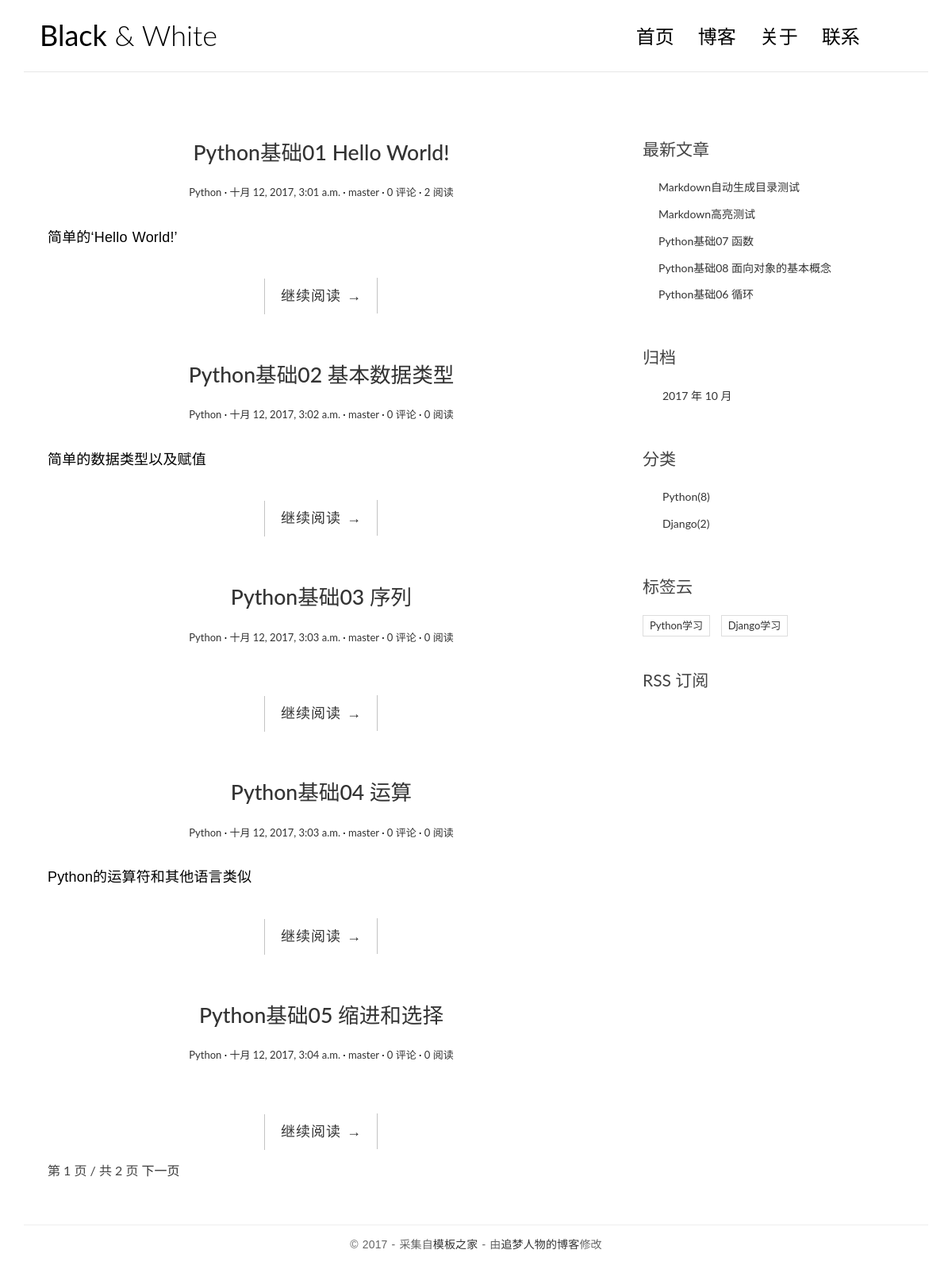
The page / on the database its author committed.
### Blog/models.py (models this page shows, shortened)
@python_2_unicode_compatible
class Article(models.Model):
    title = models.CharField(max_length=70,verbose_name="标题")
    author = models.ForeignKey(User,verbose_name="作者")
    excerpt = models.CharField(max_length=200,blank=True,verbose_name="摘要")
    body = models.TextField(verbose_name="内容")
    creat_time = models.DateTimeField(verbose_name="创建时间")
    last_time = models.DateTimeField(verbose_name="修改时间")
    category = models.ForeignKey(Category,verbose_name="分类")
    tag = models.ManyToManyField(Tag,blank=True,verbose_name="标签")
    views = models.PositiveIntegerField(default=0,editable=False)
    class Meta:
        verbose_name = "文章"
        verbose_name_plural = "文章"
    def get_absolute_url(self):
        return reverse("detail",kwargs={"pk":self.pk})

@python_2_unicode_compatible
class Category(models.Model):
    name = models.CharField(max_length=20,verbose_name="分类名称")
    class Meta:
        verbose_name = "分类名称"
        verbose_name_plural = "分类名称"

@python_2_unicode_compatible
class Tag(models.Model):
    name = models.CharField(max_length=20, verbose_name="标签名称")
    class Meta:
        verbose_name = "标签名称"
        verbose_name_plural = "标签名称"

### Blog/views.py (the view)
# urls.py: url(r'^$',blog.IndexView.as_view(),name="index"),
class IndexView(ListView):
    model = Article     #获取Article模型里面的列表
    template_name = "Blog/index.html"       #要渲染的网页模板
    context_object_name = "article_list"    #模板列表数据传递给模板的变量名(即传给网页模板)
    paginate_by = 5     #分页的数量(即5个为一页)

### Blog/templatetags/blog_tags.py (called while the page is built)
@register.tag
def get_recent_articles(parser,token):
    return RecentArticles()

    def render(self, context):
        context["ArticleList"] = Article.objects.all().order_by("-creat_time")[:5]#一个最新5篇文章的模板标签
        context["ArchivesDate"] = Article.objects.dates("creat_time","month",order="DESC")#文章创建时间的模板标签
        context["CategoryList"] = Category.objects.all()#所有分类模板标签
        context["TagList"] = Tag.objects.all() #标签模板标签
        return ""

### templates/Blog/index.html (shortened to what this page needs)
{% extends "Blog/base.html" %}
{% block main %}
<main class="col-md-8">
    {% for article in article_list %}
    <article class="post post-{{ article.pk }}">
        <header class="entry-header">
            <h1 class="entry-title">
                <a href="{{ article.get_absolute_url }}">{{ article.title }}</a>
            </h1>
            <div class="entry-meta">
                <span class="post-category"><a href="#">{{ article.category.name }}</a></span>
                <span class="post-date"><a href="#"><time class="entry-date"
                                                          datetime="{{ article.creat_time }}">{{ article.creat_time }}</time></a></span>
                <span class="post-author"><a href="#">{{ article.author }}</a></span>
                <span class="comments-link"><a href="{% url 'detail' article.pk %}">{{ article.comment_set.count }} 评论</a></span>
                <span class="views-count"><a href="#">{{ article.views }} 阅读</a></span>
            </div>
        </header>
        <div class="entry-content clearfix">
            <p>{{ article.excerpt }}</p>
            <div class="read-more cl-effect-14">
                <a href="{{ article.get_absolute_url }}" class="more-link">继续阅读 <span class="meta-nav">→</span></a>
            </div>
        </div>
    </article>
    {% empty%}
    <p>暂时没有新发布的文章!</p>
    {% endfor %}
    <div class="pagination-simple">
        <span class="current">
            第 {{ page_obj.number }} 页 / 共 {{ page_obj.paginator.num_pages }} 页
        </span>
        {% if page_obj.has_next %}
        <a href="?page={{ page_obj.next_page_number }}">下一页</a>
        {% endif %}
    </div>
</main>
{% endblock main %}

### templates/Blog/base.html (shortened to what this page needs)
<!DOCTYPE html>
{% load staticfiles %}
{% load blog_tags %}
<html>
<head>
    <link rel="stylesheet" href="{% static 'Blog/css/bootstrap.min.css' %}">
    <link rel="stylesheet" href="http://code.ionicframework.com/ionicons/2.0.1/css/ionicons.min.css">
    <link rel="stylesheet" href="{% static 'Blog/css/pace.css' %}">
    <link rel="stylesheet" href="{% static 'Blog/css/custom.css' %}">
    <link rel="stylesheet" href="{% static 'Blog/css/highlights/github.css' %}">
</head>
<body>
<div class="container">
    <header id="site-header">
        <div class="row">
            <div class="col-md-4 col-sm-5 col-xs-8">
                <div class="logo">
                    <h1><a href="{% url 'index' %}"><b>Black</b> &amp; White</a></h1>
                </div>
            </div>
            <div class="col-md-8 col-sm-7 col-xs-4">
                <nav class="main-nav" role="navigation">
                    <div class="collapse navbar-collapse" id="bs-example-navbar-collapse-1">
                        <ul class="nav navbar-nav navbar-right">
                            <li class="cl-effect-11"><a href="{% url 'index' %}" data-hover="首页">首页</a></li>
                            <li class="cl-effect-11"><a href="full-width.html" data-hover="博客">博客</a></li>
                            <li class="cl-effect-11"><a href="about.html" data-hover="关于">关于</a></li>
                            <li class="cl-effect-11"><a href="contact.html" data-hover="联系">联系</a></li>
                        </ul>
                    </div>
                </nav>
            </div>
        </div>
    </header>
</div>
<div class="content-body">
    <div class="container">
        <div class="row">
            {% block main %}
            {% endblock main %}
            <aside class="col-md-4">
                <div class="widget widget-recent-posts">
                    <h3 class="widget-title">最新文章</h3>
                    <ul>
                        {% for articles in ArticleList %}
                        <li>
                            <a href="{{ articles.get_absolute_url }}">{{ articles.title }}</a>
                        </li>
                        {% empty %}
                        <li>暂时没有最新发布的文章!</li>
                        {% endfor %}
                    </ul>
                </div>
                <div class="widget widget-archives">
                    <h3 class="widget-title">归档</h3>
                    <ul>
                        {% for archives in ArchivesDate %}
                        <li>
                            <a href="{% url 'archives' archives.year archives.month %}">{{ archives.year }} 年 {{ archives.month }} 月</a>
                        </li>
                        {% empty %}
                        <li>
                            暂时没有归档!
                        </li>
                        {% endfor %}
                    </ul>
                </div>
                <div class="widget widget-category">
                    <h3 class="widget-title">分类</h3>
                    <ul>
                        {% for category in CategoryList %}
                        <li>
                            <a href="{% url 'categorys' category.name %}">{{ category.name }}<span class="post-count">({{ category.article_set.count }})</span></a>
                        </li>
                        {% empty %}
                        <li>暂时没有分类!</li>
                        {% endfor %}
                    </ul>
                </div>
                <div class="widget widget-tag-cloud">
                    <h3 class="widget-title">标签云</h3>
                    <ul>
                        {% for tag in TagList %}
                        <li>
                            <a href="{% url 'tags' tag.name %}">{{ tag.name }}</a>
                        </li>
                        {% empty%}
                        <li>暂时没有新的标签!</li>
                        {% endfor %}
                    </ul>
                </div>
                <div class="rss">
                    <a href=""> RSS 订阅</a>
                </div>
            </aside>
        </div>
    </div>
</div>
<footer id="site-footer">
    <div class="container">
        <div class="row">
            <div class="col-md-12">
                <p class="copyright">&copy 2017 - 采集自<a href="http://www.cssmoban.com/"
                                                        target="_blank" title="模板之家">模板之家</a>
                    - 由<a href="http://zmrenwu.com/" title="网页模板" target="_blank">追梦人物的博客</a>修改
                </p>
            </div>
        </div>
    </div>
</footer>
</body>
</html>

### Blog/static/Blog/css/custom.css (style rules this page uses)
* { outline: none; }
h1, h2, h3, h4, h5, h6 { margin-top: 0; }
b { font-weight: 400; }
a { color: #333; }
body { color: #444; font-family: 'Lato', sans-serif; }
p { font-family: 'Ubuntu', sans-serif; font-weight: 400; word-spacing: 1px; letter-spacing: 0.01em; }
#site-header { background-color: #FFF; padding: 25px 20px; margin-bottom: 40px; border-bottom: 1px solid #e7e7e7; }
.logo h1 a { color: #000; }
.logo h1 { margin: 0; font-family: 'Lato', sans-serif; font-weight: 300; }
.main-nav { margin-top: 11px; max-width: 95%; }
.main-nav a { color: #000000 !important; padding: 0 0 5px 0 !important; margin-right: 30px; font-family: 'Lato', sans-serif; font-weight: 300; font-size: 24px; }
.cl-effect-11 a { padding: 10px 0; color: #0972b4; text-shadow: none; }
.cl-effect-11 a::before { position: absolute; top: 0; left: 0; overflow: hidden; padding: 0 0 5px 0 !important; max-width: 0; border-bottom: 1px solid #000; color: #000; content: attr(data-hover); white-space: nowrap; -webkit-transition: max-width 0.5s; -moz-transition: max-width 0.5s; transition: max-width 0.5s; }
.content-body { padding-bottom: 4em; }
.post { background: #fff; padding: 30px 30px 0; }
.entry-title { text-align: center; font-size: 1.9em; margin-bottom: 20px; line-height: 1.6; padding: 10px 20px 0; }
.entry-meta { text-align: center; color: #DDDDDD; font-size: 13px; margin-bottom: 30px; }
.entry-content { font-size: 18px; line-height: 1.9; font-weight: 300; color: #000; }
.post-category::after, .post-date::after, .post-author::after, .comments-link::after { content: ' ·'; color: #000; }
.read-more { font-family: 'Ubuntu', sans-serif; font-weight: 400; word-spacing: 1px; letter-spacing: 0.01em; text-align: center; margin-top: 20px; }
.cl-effect-14 a { padding: 0 20px; height: 45px; line-height: 45px; position: relative; display: inline-block; margin: 15px 25px; letter-spacing: 1px; font-weight: 400; text-shadow: 0 0 1px rgba(255, 255, 255, 0.3); }
.cl-effect-14 a::before, .cl-effect-14 a::after { position: absolute; width: 45px; height: 1px; background: #C3C3C3; content: ''; -webkit-transition: all 0.3s; -moz-transition: all 0.3s; transition: all 0.3s; pointer-events: none; }
.cl-effect-14 a::before { top: 0; left: 0; -webkit-transform: rotate(90deg); -moz-transform: rotate(90deg); transform: rotate(90deg); -webkit-transform-origin: 0 0; -moz-transform-origin: 0 0; transform-origin: 0 0; }
.cl-effect-14 a::after { right: 0; bottom: 0; -webkit-transform: rotate(90deg); -moz-transform: rotate(90deg); transform: rotate(90deg); -webkit-transform-origin: 100% 0; -moz-transform-origin: 100% 0; transform-origin: 100% 0; }
.widget { background: #fff; padding: 30px 0 0; }
.widget-title { font-size: 1.5em; margin-bottom: 20px; line-height: 1.6; padding: 10px 0 0; font-weight: 400; }
.widget-recent-posts ul { padding: 0; margin: 0; padding-left: 20px; }
.widget-recent-posts ul li { list-style-type: none; position: relative; line-height: 170%; margin-bottom: 10px; }
.widget-recent-posts ul li::before { content: '\f3d3'; font-family: "Ionicons"; position: absolute; left: -17px; top: 3px; font-size: 16px; color: #000; }
.widget-archives ul { padding: 0; margin: 0; padding-left: 25px; }
.widget-archives ul li { list-style-type: none; position: relative; line-height: 170%; margin-bottom: 10px; }
.widget-archives ul li::before { content: '\f3f3'; font-family: "Ionicons"; position: absolute; left: -25px; top: 1px; font-size: 16px; color: #000; }
.widget-category ul { padding: 0; margin: 0; padding-left: 25px; }
.widget-category ul li { list-style-type: none; position: relative; line-height: 170%; margin-bottom: 10px; }
.widget-category ul li::before { content: '\f3fe'; font-family: "Ionicons"; position: absolute; left: -25px; top: 1px; font-size: 18px; color: #000; }
.widget-tag-cloud ul { padding: 0; margin: 0; margin-right: -10px; }
.widget-tag-cloud ul li { list-style-type: none; font-size: 13px; display: inline-block; margin-right: 10px; margin-bottom: 10px; padding: 3px 8px; border: 1px solid #ddd; }
.rss { font-size: 21px; margin-top: 30px; }
.rss a { color: #444; }
#site-footer { padding-top: 10px; padding: 0 0 1.5em 0; }
.copyright { text-align: center; padding-top: 1em; margin: 0; border-top: 1px solid #eee; color: #666; }
.pagination-simple { padding-left: 30px; font-size: 16px; }

### rows shown on the page
Article: title "Python基础01 Hello World!", category.name "Python", creat_time "十月 12, 2017, 3:01 a.m.", author "master", comment_set.count "0", views "2", excerpt "简单的‘Hello World!’"
Article: title "Python基础02 基本数据类型", category.name "Python", creat_time "十月 12, 2017, 3:02 a.m.", author "master", comment_set.count "0", views "0", excerpt "简单的数据类型以及赋值"
Article: title "Python基础03 序列", category.name "Python", creat_time "十月 12, 2017, 3:03 a.m.", author "master", comment_set.count "0", views "0"
Article: title "Python基础04 运算", category.name "Python", creat_time "十月 12, 2017, 3:03 a.m.", author "master", comment_set.count "0", views "0", excerpt "Python的运算符和其他语言类似"
Article: title "Python基础05 缩进和选择", category.name "Python", creat_time "十月 12, 2017, 3:04 a.m.", author "master", comment_set.count "0", views "0"
Article: title "Markdown自动生成目录测试"
Article: title "Markdown高亮测试"
Article: title "Python基础07 函数"
Article: title "Python基础08 面向对象的基本概念"
Article: title "Python基础06 循环"
Category: name "Python", article_set.count "8"
Category: name "Django", article_set.count "2"
Tag: name "Python学习"
Tag: name "Django学习"

### other values the page prints
{{ page_obj.number }} "1"
{{ page_obj.paginator.num_pages }} "2"
{{ archives.year }} "2017"
{{ archives.month }} "10"
